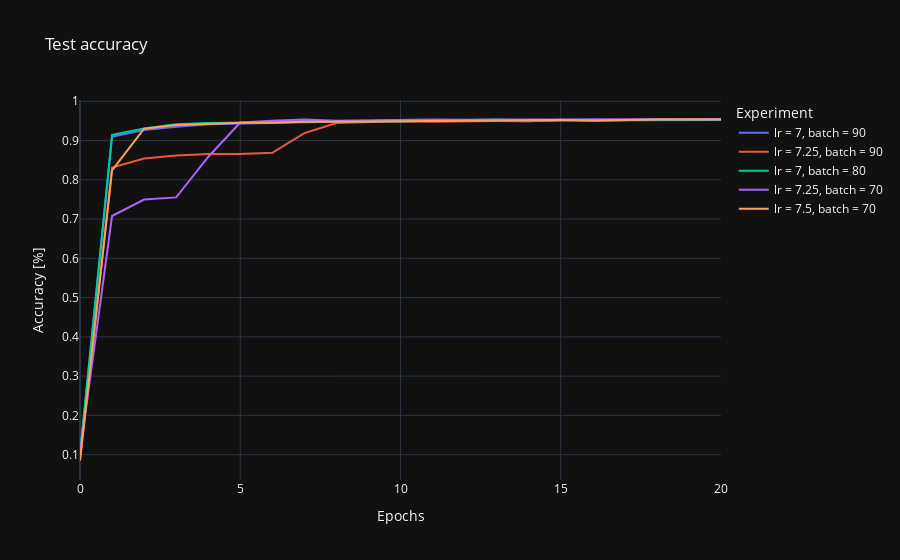
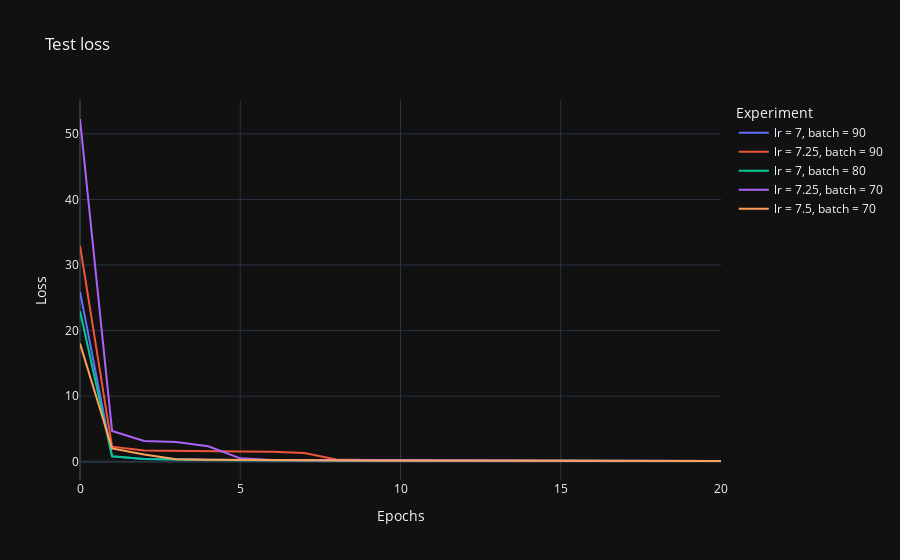

The cell these charts' notebook holds for them, in order:
### Markdown cell above
# 5 models slightly better than the rest.

### Code cell
visualize(['TOP5'], names=["lr = 7, batch = 90", "lr = 7.25, batch = 90", "lr = 7, batch = 80", "lr = 7.25, batch = 70", "lr = 7.5, batch = 70"])

### Figure 1 — Plotly figure (JSON) as saved in the notebook; plotly's stock layout.template omitted (floating-point values rounded to 4 significant figures)
{"data": [{"hovertemplate": "Experiment=lr = 7, batch = 90<br>Epochs=%{x}<br>Accuracy [%]=%{y}<extra></extra>", "legendgroup": "lr = 7, batch = 90", "line": {"color": "#636efa", "dash": "solid"}, "marker": {"symbol": "circle"}, "mode": "lines", "name": "lr = 7, batch = 90", "orientation": "v", "showlegend": true, "x": [0, 1, 2, 3, 4, 5, 6, 7, 8, 9, 10, 11, 12, 13, 14, 15, 16, 17, 18, 19, 20], "xaxis": "x", "y": [0.0963, 0.9095, 0.9266, 0.9354, 0.9417, 0.943, 0.9454, 0.9473, 0.9479, 0.95, 0.9515, 0.9504, 0.9512, 0.9496, 0.9493, 0.951, 0.9516, 0.9513, 0.9519, 0.9516, 0.9525], "yaxis": "y", "type": "scatter"}, {"hovertemplate": "Experiment=lr = 7.25, batch = 90<br>Epochs=%{x}<br>Accuracy [%]=%{y}<extra></extra>", "legendgroup": "lr = 7.25, batch = 90", "line": {"color": "#EF553B", "dash": "solid"}, "marker": {"symbol": "circle"}, "mode": "lines", "name": "lr = 7.25, batch = 90", "orientation": "v", "showlegend": true, "x": [0, 1, 2, 3, 4, 5, 6, 7, 8, 9, 10, 11, 12, 13, 14, 15, 16, 17, 18, 19, 20], "xaxis": "x", "y": [0.0838, 0.8312, 0.8544, 0.8619, 0.8657, 0.8657, 0.8688, 0.9188, 0.9447, 0.9473, 0.9491, 0.9481, 0.9495, 0.9501, 0.9494, 0.9528, 0.9495, 0.9523, 0.9538, 0.9532, 0.9548], "yaxis": "y", "type": "scatter"}, {"hovertemplate": "Experiment=lr = 7, batch = 80<br>Epochs=%{x}<br>Accuracy [%]=%{y}<extra></extra>", "legendgroup": "lr = 7, batch = 80", "line": {"color": "#00cc96", "dash": "solid"}, "marker": {"symbol": "circle"}, "mode": "lines", "name": "lr = 7, batch = 80", "orientation": "v", "showlegend": true, "x": [0, 1, 2, 3, 4, 5, 6, 7, 8, 9, 10, 11, 12, 13, 14, 15, 16, 17, 18, 19, 20], "xaxis": "x", "y": [0.1023, 0.9144, 0.931, 0.9413, 0.9447, 0.9449, 0.9469, 0.9492, 0.9488, 0.9482, 0.9488, 0.9506, 0.9513, 0.9536, 0.9516, 0.9525, 0.9531, 0.9523, 0.9526, 0.9533, 0.9533], "yaxis": "y", "type": "scatter"}, {"hovertemplate": "Experiment=lr = 7.25, batch = 70<br>Epochs=%{x}<br>Accuracy [%]=%{y}<extra></extra>", "legendgroup": "lr = 7.25, batch = 70", "line": {"color": "#ab63fa", "dash": "solid"}, "marker": {"symbol": "circle"}, "mode": "lines", "name": "lr = 7.25, batch = 70", "orientation": "v", "showlegend": true, "x": [0, 1, 2, 3, 4, 5, 6, 7, 8, 9, 10, 11, 12, 13, 14, 15, 16, 17, 18, 19, 20], "xaxis": "x", "y": [0.104, 0.7078, 0.7498, 0.7552, 0.8581, 0.9458, 0.9506, 0.9534, 0.9502, 0.9519, 0.953, 0.9537, 0.9533, 0.9526, 0.9535, 0.9536, 0.9536, 0.9538, 0.9541, 0.954, 0.9549], "yaxis": "y", "type": "scatter"}, {"hovertemplate": "Experiment=lr = 7.5, batch = 70<br>Epochs=%{x}<br>Accuracy [%]=%{y}<extra></extra>", "legendgroup": "lr = 7.5, batch = 70", "line": {"color": "#FFA15A", "dash": "solid"}, "marker": {"symbol": "circle"}, "mode": "lines", "name": "lr = 7.5, batch = 70", "orientation": "v", "showlegend": true, "x": [0, 1, 2, 3, 4, 5, 6, 7, 8, 9, 10, 11, 12, 13, 14, 15, 16, 17, 18, 19, 20], "xaxis": "x", "y": [0.086, 0.824, 0.9303, 0.9397, 0.9423, 0.9455, 0.9453, 0.9481, 0.9481, 0.9488, 0.9497, 0.9499, 0.9506, 0.951, 0.9531, 0.9525, 0.9509, 0.9531, 0.9534, 0.9535, 0.9534], "yaxis": "y", "type": "scatter"}], "layout": {"xaxis": {"anchor": "y", "domain": [0.0, 1.0], "title": {"text": "Epochs"}}, "yaxis": {"anchor": "x", "domain": [0.0, 1.0], "title": {"text": "Accuracy [%]"}}, "legend": {"title": {"text": "Experiment"}, "tracegroupgap": 0}, "title": {"text": "Test accuracy"}}}

### Figure 2 — Plotly figure (JSON) as saved in the notebook; plotly's stock layout.template omitted (floating-point values rounded to 4 significant figures)
{"data": [{"hovertemplate": "Experiment=lr = 7, batch = 90<br>Epochs=%{x}<br>Loss=%{y}<extra></extra>", "legendgroup": "lr = 7, batch = 90", "line": {"color": "#636efa", "dash": "solid"}, "marker": {"symbol": "circle"}, "mode": "lines", "name": "lr = 7, batch = 90", "orientation": "v", "showlegend": true, "x": [0, 1, 2, 3, 4, 5, 6, 7, 8, 9, 10, 11, 12, 13, 14, 15, 16, 17, 18, 19, 20], "xaxis": "x", "y": [25.94, 0.819, 0.4206, 0.3271, 0.2797, 0.2492, 0.2238, 0.2063, 0.1906, 0.1777, 0.1734, 0.1657, 0.1575, 0.1495, 0.1439, 0.1384, 0.1344, 0.1306, 0.1273, 0.1253, 0.1238], "yaxis": "y", "type": "scatter"}, {"hovertemplate": "Experiment=lr = 7.25, batch = 90<br>Epochs=%{x}<br>Loss=%{y}<extra></extra>", "legendgroup": "lr = 7.25, batch = 90", "line": {"color": "#EF553B", "dash": "solid"}, "marker": {"symbol": "circle"}, "mode": "lines", "name": "lr = 7.25, batch = 90", "orientation": "v", "showlegend": true, "x": [0, 1, 2, 3, 4, 5, 6, 7, 8, 9, 10, 11, 12, 13, 14, 15, 16, 17, 18, 19, 20], "xaxis": "x", "y": [32.96, 2.303, 1.71, 1.632, 1.577, 1.56, 1.527, 1.346, 0.3425, 0.2241, 0.2033, 0.1873, 0.1761, 0.1644, 0.156, 0.1468, 0.1392, 0.1342, 0.1308, 0.1261, 0.122], "yaxis": "y", "type": "scatter"}, {"hovertemplate": "Experiment=lr = 7, batch = 80<br>Epochs=%{x}<br>Loss=%{y}<extra></extra>", "legendgroup": "lr = 7, batch = 80", "line": {"color": "#00cc96", "dash": "solid"}, "marker": {"symbol": "circle"}, "mode": "lines", "name": "lr = 7, batch = 80", "orientation": "v", "showlegend": true, "x": [0, 1, 2, 3, 4, 5, 6, 7, 8, 9, 10, 11, 12, 13, 14, 15, 16, 17, 18, 19, 20], "xaxis": "x", "y": [22.99, 0.8484, 0.4314, 0.3278, 0.2819, 0.2436, 0.2152, 0.1967, 0.1799, 0.1692, 0.1598, 0.1515, 0.1436, 0.1388, 0.1313, 0.1283, 0.1243, 0.1212, 0.1191, 0.1175, 0.1157], "yaxis": "y", "type": "scatter"}, {"hovertemplate": "Experiment=lr = 7.25, batch = 70<br>Epochs=%{x}<br>Loss=%{y}<extra></extra>", "legendgroup": "lr = 7.25, batch = 70", "line": {"color": "#ab63fa", "dash": "solid"}, "marker": {"symbol": "circle"}, "mode": "lines", "name": "lr = 7.25, batch = 70", "orientation": "v", "showlegend": true, "x": [0, 1, 2, 3, 4, 5, 6, 7, 8, 9, 10, 11, 12, 13, 14, 15, 16, 17, 18, 19, 20], "xaxis": "x", "y": [52.28, 4.704, 3.157, 3.016, 2.364, 0.5246, 0.2593, 0.228, 0.2102, 0.1963, 0.1842, 0.1746, 0.1663, 0.1578, 0.1529, 0.1462, 0.1412, 0.1381, 0.1361, 0.1338, 0.1324], "yaxis": "y", "type": "scatter"}, {"hovertemplate": "Experiment=lr = 7.5, batch = 70<br>Epochs=%{x}<br>Loss=%{y}<extra></extra>", "legendgroup": "lr = 7.5, batch = 70", "line": {"color": "#FFA15A", "dash": "solid"}, "marker": {"symbol": "circle"}, "mode": "lines", "name": "lr = 7.5, batch = 70", "orientation": "v", "showlegend": true, "x": [0, 1, 2, 3, 4, 5, 6, 7, 8, 9, 10, 11, 12, 13, 14, 15, 16, 17, 18, 19, 20], "xaxis": "x", "y": [18.02, 2.031, 1.102, 0.379, 0.3069, 0.2655, 0.239, 0.216, 0.2011, 0.1865, 0.1767, 0.1661, 0.1588, 0.1507, 0.1453, 0.1408, 0.1377, 0.1353, 0.1332, 0.1315, 0.1299], "yaxis": "y", "type": "scatter"}], "layout": {"xaxis": {"anchor": "y", "domain": [0.0, 1.0], "title": {"text": "Epochs"}}, "yaxis": {"anchor": "x", "domain": [0.0, 1.0], "title": {"text": "Loss"}}, "legend": {"title": {"text": "Experiment"}, "tracegroupgap": 0}, "title": {"text": "Test loss"}}}
